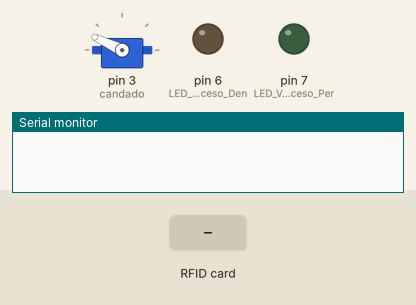
Simulated run of this sketch. Board: Arduino Uno, built with avr-gcc and run on an emulated ATmega328P. Parts: servo, output pins drawn as LEDs (lit = HIGH), the last lines printed to the serial monitor. Inputs (shaded band) come from the test bench. Pins used as bus, display or sensor lines are not drawn.

Above: at 1.2 s.
1.3 s: RFID card 2A 56 06 85 held to the reader
At 2.1 s:
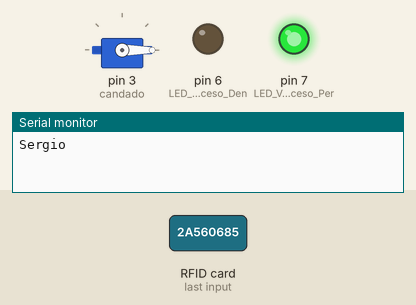
3.8 s: RFID card C4 96 B0 29 held to the reader
At 4.6 s:
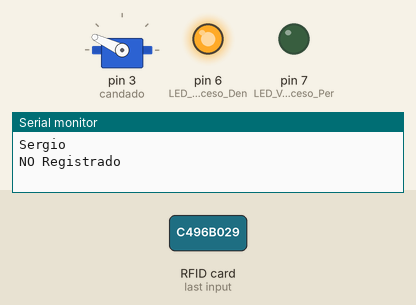
6.3 s: RFID card 25 0B 1B C3 held to the reader
At 7.9 s:
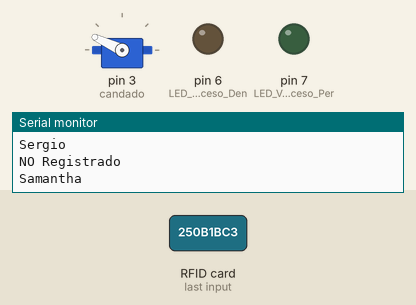
Timing chart, 0 to 9.4 s (numbered marks = the images above; inputs shaded):
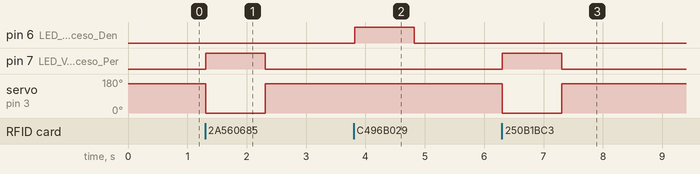

Measured:
- after the input at 1.3 s, pin 7 (LED_Verde__---_Acceso_Per): LOW → HIGH at once, → LOW 1.0 s later; servo on pin 3 (candado): 155° → 0° at once, → 155° 1.0 s later
- after the input at 3.8 s, pin 6 (LED_Morado_---_Acceso_Den): LOW → HIGH at once, → LOW 1.0 s later
- after the input at 6.3 s, pin 7 (LED_Verde__---_Acceso_Per): LOW → HIGH at once, → LOW 1.0 s later; servo on pin 3 (candado): 155° → 0° at once, → 155° 1.0 s later

The sketch:

Poli_Bike.ino
```cpp
//Detectar el Uid de c/tarjeta
#include <Servo.h>
#include <SPI.h>
#include <MFRC522.h>

Servo candado;    //Servomotor
int abierto = 0;
int cerrado = 155;
int tiempo = 1000;

#define RST_PIN         9          // Definir Reset
#define SS_PIN          10         // Definir Slave Select

MFRC522 mfrc522(SS_PIN, RST_PIN);  // Creamos el objeto "mfrc522" tipo "MFRC522"

byte LecturaUid [4];  //Almacenar Uid de las tajetas

byte U1 [4] = {0x2A, 0x56, 0x06, 0x85}; //Banco de datos
byte U2 [4] = {0xC4, 0x96, 0xB0, 0x29}; //de usuarios
byte U3 [4] = {0x25, 0x0B, 0x1B, 0xC3}; //registrados

byte U4 [4] = {0xFE, 0x7A, 0x90, 0x1A};
byte U5 [4] = {0x5E, 0xD3, 0x91, 0x1A};

void setup() {
  Serial.begin(9600);   // Initializar comunicacion Serial
  SPI.begin();      // Iniciar comunicacion SPI
  mfrc522.PCD_Init();   // Inicializar Modulo Lector

  candado.attach(3); //Inicializando Servomotor
                        //en pin 12
  pinMode(7, OUTPUT);  //LED Verde  --- Acceso Permitido
  pinMode(6, OUTPUT);  //LED Morado --- Acceso Denegado

  //Serial.println("Bienvenido a Polibike");
  //Serial.println("Ingrese tarjeta para continuar\n\n");
}

void loop() {

  digitalWrite(7, LOW);       // Condiciones iniciales
  digitalWrite(6, LOW);       //  de la cerradura
  candado.write(cerrado);     //

  if ( ! mfrc522.PICC_IsNewCardPresent()) //Si NO hay una Tarjeta regresa al "void loop"
    {return;}

  if ( ! mfrc522.PICC_ReadCardSerial())   //Verifica que se pueda obtener info de la tarjeta
    {return;}
//////////////////////////---Identificación de la Uid---/////////////////////////////////////////

//Serial.print("Uid: ");
  for(byte i=0; i<mfrc522.uid.size; i++)  // el tamaño de Uid puede variar
//    {                                     // mfrc522 detecta el tamaño
//     if(mfrc522.uid.uidByte[i]<0x10)
//       {Serial.print(" ");}        //Bloque para dar formato
//     else                           //cada vez que el num sea mayor a 10 (en HEX)
//       {Serial.print(" ");}          //agregara un espacio
//    Serial.print(mfrc522.uid.uidByte[i], HEX);  //Escribe el Uid
//
    LecturaUid[i] = mfrc522.uid.uidByte[i];     //Guardamos el Uid
//    }
//  Serial.print("\t");

//////////////////////////---Identificación de la Uid---////////////////////////////////////////

    //////////////////---Bloque de Comparación---////////////////////////////
      if(compara(LecturaUid, U1))       //Mandamos parametros a Funcion Compara
        {
          Serial.println("Sergio");      //Usuario 1
              digitalWrite(7,HIGH);
              candado.write(abierto);

              delay(tiempo);
              candado.write(cerrado);
        }
      else if(compara(LecturaUid, U3))
        {
        Serial.println("Samantha");        //Usuario 3
              digitalWrite(7,HIGH);
              candado.write(abierto);

              delay(tiempo);
              candado.write(cerrado);
        }

 else if(compara(LecturaUid, U4))
        {
        Serial.println("Upiita");        //Usuario 4
              digitalWrite(7,HIGH);
              candado.write(abierto);

              delay(tiempo);
              candado.write(cerrado);
        }


      else
      {
        Serial.println("NO Registrado"); //Usuario No REgistrado
              digitalWrite(6,HIGH);
              delay(tiempo);
      }
    //////////////////---Bloque de Comparación---////////////////////////////
  //Serial.println();
  mfrc522.PICC_HaltA();   //Le indicamos a la tarjeta que se detenga
}

////////////////////---Funcion Compara---///////////////////////////////////////
boolean compara(byte lectura[], byte usuario[])
{
  for(byte i=0; i<mfrc522.uid.size; i++)
  {
    if (lectura[i] != usuario[i])
        return (false);
  }
    return (true);
}
////////////////////////////////////////////////////////////////////////////////
```
